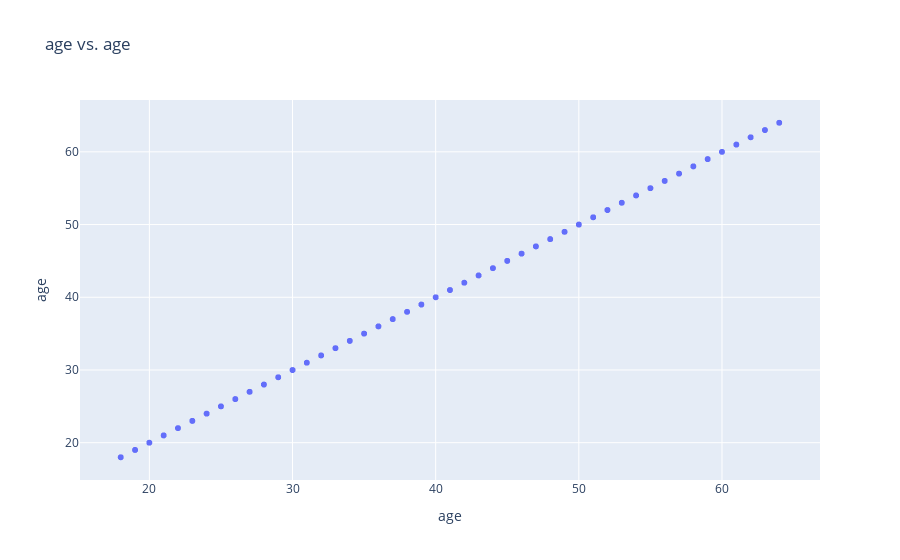
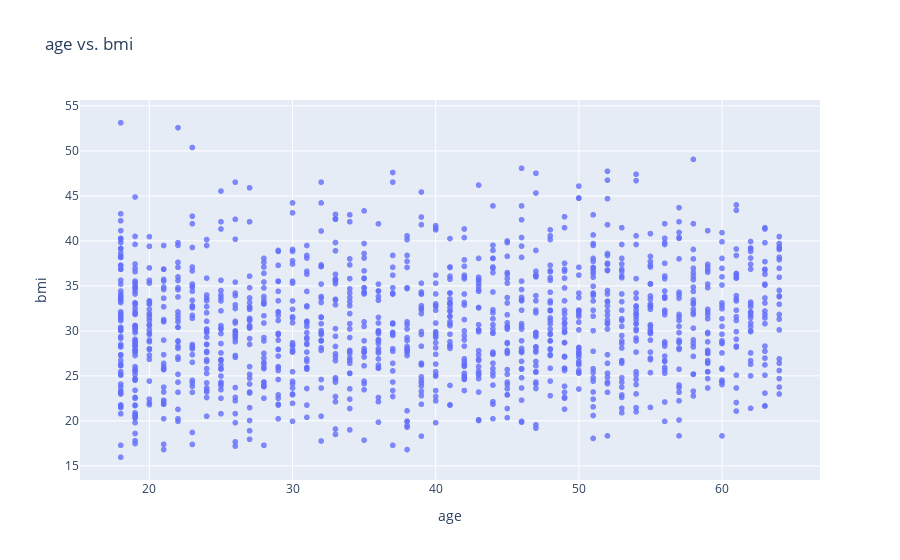
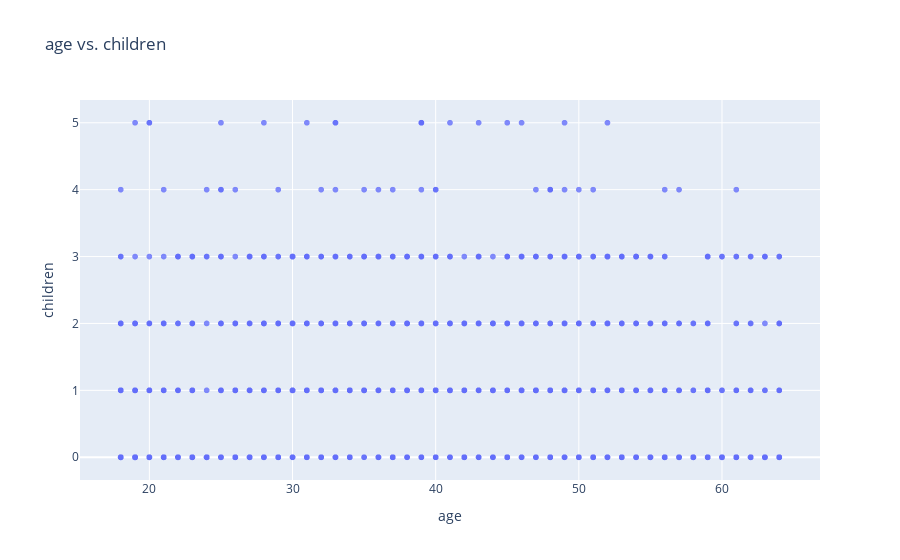
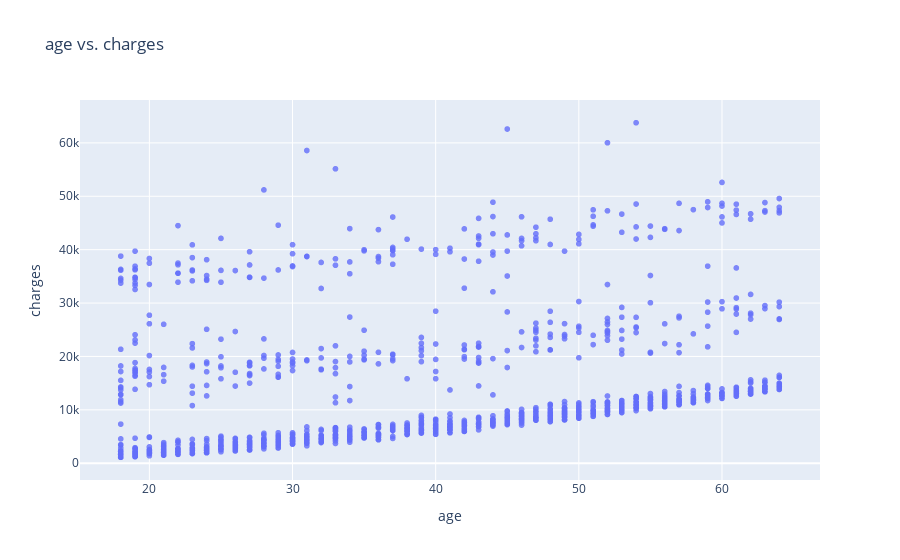

Notebook code for these charts, in order:
### Code cell
ScatterNtoN(numerical_col)

### Figure 1 — Plotly figure (JSON) as saved in the notebook; plotly's stock layout.template omitted (floating-point values rounded to 4 significant figures; data arrays with more than 128 entries replaced by an {"elided": "..."} marker saying what was removed)
{"data": [{"hovertemplate": "age=%{y}<extra></extra>", "legendgroup": "", "marker": {"color": "#636efa", "opacity": 0.8, "symbol": "circle"}, "mode": "markers", "name": "", "showlegend": false, "type": "scattergl", "x": {"elided": "1338 int values"}, "xaxis": "x", "y": {"elided": "1338 int values"}, "yaxis": "y"}], "layout": {"legend": {"tracegroupgap": 0}, "title": {"text": "age vs. age"}, "xaxis": {"anchor": "y", "domain": [0, 1], "title": {"text": "age"}}, "yaxis": {"anchor": "x", "domain": [0, 1], "title": {"text": "age"}}}}

### Figure 2 — Plotly figure (JSON) as saved in the notebook; plotly's stock layout.template omitted (floating-point values rounded to 4 significant figures; data arrays with more than 128 entries replaced by an {"elided": "..."} marker saying what was removed)
{"data": [{"hovertemplate": "age=%{x}<br>bmi=%{y}<extra></extra>", "legendgroup": "", "marker": {"color": "#636efa", "opacity": 0.8, "symbol": "circle"}, "mode": "markers", "name": "", "showlegend": false, "type": "scattergl", "x": {"elided": "1338 int values"}, "xaxis": "x", "y": {"elided": "1338 float values"}, "yaxis": "y"}], "layout": {"legend": {"tracegroupgap": 0}, "title": {"text": "age vs. bmi"}, "xaxis": {"anchor": "y", "domain": [0, 1], "title": {"text": "age"}}, "yaxis": {"anchor": "x", "domain": [0, 1], "title": {"text": "bmi"}}}}

### Figure 3 — Plotly figure (JSON) as saved in the notebook; plotly's stock layout.template omitted (floating-point values rounded to 4 significant figures; data arrays with more than 128 entries replaced by an {"elided": "..."} marker saying what was removed)
{"data": [{"hovertemplate": "age=%{x}<br>children=%{y}<extra></extra>", "legendgroup": "", "marker": {"color": "#636efa", "opacity": 0.8, "symbol": "circle"}, "mode": "markers", "name": "", "showlegend": false, "type": "scattergl", "x": {"elided": "1338 int values"}, "xaxis": "x", "y": {"elided": "1338 int values"}, "yaxis": "y"}], "layout": {"legend": {"tracegroupgap": 0}, "title": {"text": "age vs. children"}, "xaxis": {"anchor": "y", "domain": [0, 1], "title": {"text": "age"}}, "yaxis": {"anchor": "x", "domain": [0, 1], "title": {"text": "children"}}}}

### Figure 4 — Plotly figure (JSON) as saved in the notebook; plotly's stock layout.template omitted (floating-point values rounded to 4 significant figures; data arrays with more than 128 entries replaced by an {"elided": "..."} marker saying what was removed)
{"data": [{"hovertemplate": "age=%{x}<br>charges=%{y}<extra></extra>", "legendgroup": "", "marker": {"color": "#636efa", "opacity": 0.8, "symbol": "circle"}, "mode": "markers", "name": "", "showlegend": false, "type": "scattergl", "x": {"elided": "1338 int values"}, "xaxis": "x", "y": {"elided": "1338 float values"}, "yaxis": "y"}], "layout": {"legend": {"tracegroupgap": 0}, "title": {"text": "age vs. charges"}, "xaxis": {"anchor": "y", "domain": [0, 1], "title": {"text": "age"}}, "yaxis": {"anchor": "x", "domain": [0, 1], "title": {"text": "charges"}}}}
